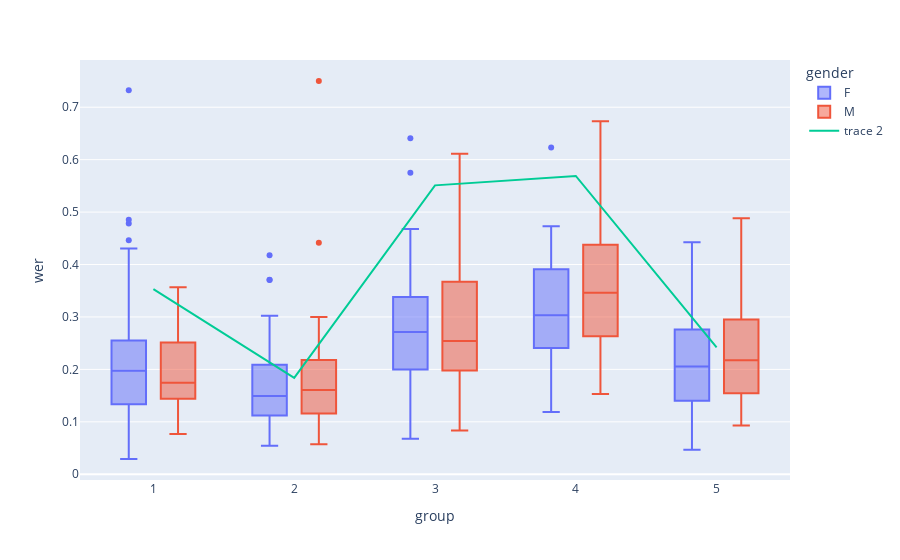

This figure's notebook cell:
### Code cell
show_boxplots(comp_p)

### Figure 1 — Plotly figure (JSON) as saved in the notebook; plotly's stock layout.template omitted (floating-point values rounded to 4 significant figures; data arrays with more than 128 entries replaced by an {"elided": "..."} marker saying what was removed)
{"data": [{"alignmentgroup": "True", "customdata": {"elided": "272x14 mixed values"}, "hovertemplate": "gender=%{customdata[1]}<br>group=%{x}<br>wer=%{y}<br>age=%{customdata[0]}<br>cef=%{customdata[2]}<br>dialect_region=%{customdata[3]}<br>res_place=%{customdata[4]}<br>birth_place=%{customdata[5]}<br>home_language_1=%{customdata[6]}<br>home_language_2=%{customdata[7]}<br>education=%{customdata[8]}<br>education_place=%{customdata[9]}<br>lengh_stay=%{customdata[10]}<br>time_dutch_l2=%{customdata[11]}<br>duration=%{customdata[12]}<br>cer=%{customdata[13]}<extra></extra>", "legendgroup": "F", "marker": {"color": "#636efa"}, "name": "F", "notched": false, "offsetgroup": "F", "orientation": "v", "showlegend": true, "type": "box", "x": {"elided": "272 int values"}, "x0": " ", "xaxis": "x", "y": {"elided": "272 float values"}, "y0": " ", "yaxis": "y"}, {"alignmentgroup": "True", "customdata": {"elided": "221x14 mixed values"}, "hovertemplate": "gender=%{customdata[1]}<br>group=%{x}<br>wer=%{y}<br>age=%{customdata[0]}<br>cef=%{customdata[2]}<br>dialect_region=%{customdata[3]}<br>res_place=%{customdata[4]}<br>birth_place=%{customdata[5]}<br>home_language_1=%{customdata[6]}<br>home_language_2=%{customdata[7]}<br>education=%{customdata[8]}<br>education_place=%{customdata[9]}<br>lengh_stay=%{customdata[10]}<br>time_dutch_l2=%{customdata[11]}<br>duration=%{customdata[12]}<br>cer=%{customdata[13]}<extra></extra>", "legendgroup": "M", "marker": {"color": "#EF553B"}, "name": "M", "notched": false, "offsetgroup": "M", "orientation": "v", "showlegend": true, "type": "box", "x": {"elided": "221 int values"}, "x0": " ", "xaxis": "x", "y": {"elided": "221 float values"}, "y0": " ", "yaxis": "y"}, {"mode": "lines", "type": "scatter", "x": [1, 2, 3, 4, 5], "y": [0.353, 0.184, 0.551, 0.569, 0.242]}], "layout": {"boxmode": "group", "legend": {"title": {"text": "gender"}, "tracegroupgap": 0}, "margin": {"t": 60}, "xaxis": {"anchor": "y", "domain": [0, 1], "title": {"text": "group"}}, "yaxis": {"anchor": "x", "domain": [0, 1], "title": {"text": "wer"}}}}
